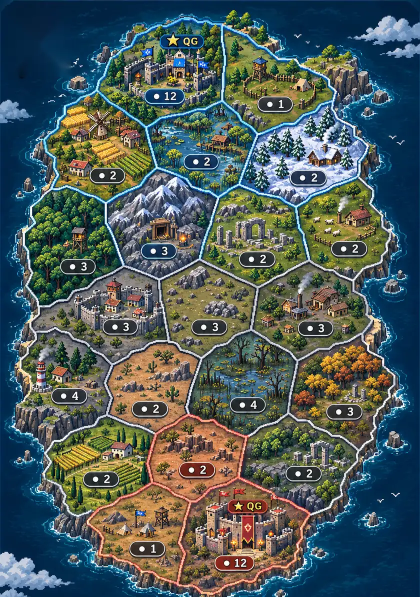
#> input picture assets/map/reference/island-playable-v100.webp, 840 x 1193 px (shown at 1/2 size)
$ python build_pilot_tiles.py
#> lines starting #> are read from the running program, lines starting #| are printed output that depends on the picture
#!/usr/bin/env python3
"""Gerador do piloto modular de três territórios — FronteiraTurno."""
import json
import re
import sys
from pathlib import Path
from PIL import Image, ImageDraw

ROOT = Path(__file__).resolve().parents[1]
OUT = ROOT / "assets/mapas/ilha-01"
SPECS = [
    ("A1", "qg", "Quartel-general azul", "A1-qg.webp"),
    ("B1", "farm", "Zona agrícola", "B1-fazenda.webp"),
    ("C1", "forest", "Floresta densa", "C1-floresta.webp"),
]
MATTES = {"A1": (34, 56, 57), "B1": (69, 65, 43), "C1": (29, 62, 45)}
WIDTH, HEIGHT = 420, 596

def build(source_path):
    source = Image.open(source_path).convert("RGB")
#> source is the input picture: PIL image 840x1193 RGB; mean R, G, B 77.4, 91.6, 90.4
    if source.size == (941, 1672):
        canvas = source.crop((0, 114, 941, 1450)).resize(
            (WIDTH, HEIGHT), Image.Resampling.LANCZOS)
    elif source.size == (WIDTH, HEIGHT):
        canvas = source.copy()
    elif source.size == (840, 1193):
        # Arte publicada em 2x (relação 840×1193), convertida ao canvas lógico.
        canvas = source.resize((WIDTH, HEIGHT), Image.Resampling.LANCZOS)
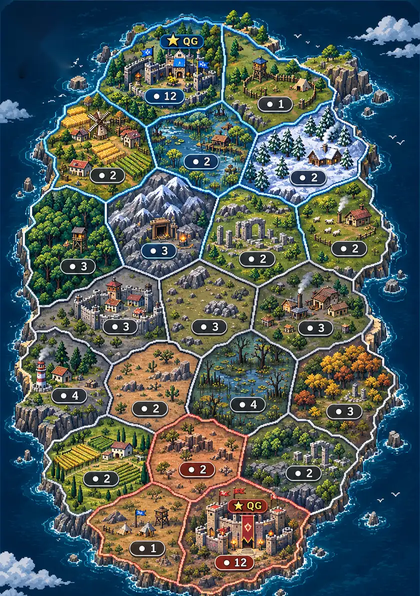
#> canvas: PIL image 420x596 RGB; mean R, G, B 77.5, 91.5, 90.3
    else:
        raise ValueError(f"Dimensões inesperadas da referência: {source.size}")
#> (the run stopped early here; a loop or call above may not have finished)
